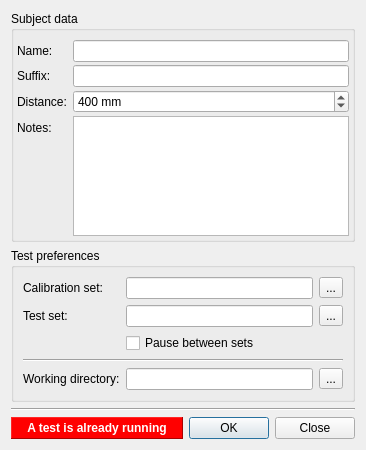
<?xml version="1.0" encoding="UTF-8"?>
<ui version="4.0">
 <class>ProfilemaskWindow</class>
 <widget class="QDialog" name="ProfilemaskWindow">
  <property name="geometry">
   <rect>
    <x>0</x>
    <y>0</y>
    <width>364</width>
    <height>450</height>
   </rect>
  </property>
  <property name="maximumSize">
   <size>
    <width>16777215</width>
    <height>500</height>
   </size>
  </property>
  <property name="windowTitle">
   <string>Record new test</string>
  </property>
  <layout class="QVBoxLayout" name="verticalLayout">
   <item>
    <widget class="QGroupBox" name="groupBox">
     <property name="sizePolicy">
      <sizepolicy hsizetype="Preferred" vsizetype="Expanding">
       <horstretch>0</horstretch>
       <verstretch>0</verstretch>
      </sizepolicy>
     </property>
     <property name="title">
      <string>Subject data</string>
     </property>
     <layout class="QFormLayout" name="formLayout">
      <property name="verticalSpacing">
       <number>3</number>
      </property>
      <property name="leftMargin">
       <number>3</number>
      </property>
      <property name="topMargin">
       <number>9</number>
      </property>
      <property name="rightMargin">
       <number>3</number>
      </property>
      <property name="bottomMargin">
       <number>3</number>
      </property>
      <item row="0" column="0">
       <widget class="QLabel" name="label">
        <property name="text">
         <string>Name:</string>
        </property>
       </widget>
      </item>
      <item row="0" column="1">
       <widget class="QLineEdit" name="lineName"/>
      </item>
      <item row="1" column="0">
       <widget class="QLabel" name="label_2">
        <property name="text">
         <string>Suffix:</string>
        </property>
       </widget>
      </item>
      <item row="1" column="1">
       <widget class="QLineEdit" name="lineSuffix"/>
      </item>
      <item row="3" column="1">
       <widget class="QSpinBox" name="spinDistance">
        <property name="buttonSymbols">
         <enum>QAbstractSpinBox::UpDownArrows</enum>
        </property>
        <property name="suffix">
         <string> mm</string>
        </property>
        <property name="maximum">
         <number>9999</number>
        </property>
        <property name="singleStep">
         <number>10</number>
        </property>
        <property name="value">
         <number>400</number>
        </property>
       </widget>
      </item>
      <item row="5" column="0">
       <widget class="QLabel" name="label_4">
        <property name="text">
         <string>Notes:</string>
        </property>
       </widget>
      </item>
      <item row="5" column="1">
       <widget class="QPlainTextEdit" name="editNotes"/>
      </item>
      <item row="3" column="0">
       <widget class="QLabel" name="label_3">
        <property name="text">
         <string>Distance:</string>
        </property>
       </widget>
      </item>
     </layout>
    </widget>
   </item>
   <item>
    <widget class="QGroupBox" name="groupBox_2">
     <property name="title">
      <string>Test preferences</string>
     </property>
     <layout class="QGridLayout" name="gridLayout">
      <item row="0" column="0">
       <widget class="QLabel" name="label_5">
        <property name="text">
         <string>Calibration set:</string>
        </property>
       </widget>
      </item>
      <item row="0" column="1">
       <widget class="QLineEdit" name="lineCalibrationSet"/>
      </item>
      <item row="2" column="0">
       <widget class="QLabel" name="label_6">
        <property name="text">
         <string>Test set:</string>
        </property>
       </widget>
      </item>
      <item row="2" column="1">
       <widget class="QLineEdit" name="lineTestSet"/>
      </item>
      <item row="3" column="1" colspan="2">
       <widget class="QCheckBox" name="checkPauseSets">
        <property name="text">
         <string>Pause between sets</string>
        </property>
       </widget>
      </item>
      <item row="5" column="0">
       <widget class="QLabel" name="label_7">
        <property name="text">
         <string>Working directory:</string>
        </property>
       </widget>
      </item>
      <item row="0" column="2">
       <widget class="QToolButton" name="buttonCalibrationSet">
        <property name="text">
         <string>...</string>
        </property>
       </widget>
      </item>
      <item row="2" column="2">
       <widget class="QToolButton" name="buttonTestSet">
        <property name="text">
         <string>...</string>
        </property>
       </widget>
      </item>
      <item row="5" column="1">
       <widget class="QLineEdit" name="lineWorkingDir"/>
      </item>
      <item row="5" column="2">
       <widget class="QToolButton" name="buttonWorkingDir">
        <property name="text">
         <string>...</string>
        </property>
       </widget>
      </item>
      <item row="4" column="0" colspan="3">
       <widget class="Line" name="line_2">
        <property name="orientation">
         <enum>Qt::Horizontal</enum>
        </property>
       </widget>
      </item>
     </layout>
    </widget>
   </item>
   <item>
    <widget class="Line" name="line">
     <property name="orientation">
      <enum>Qt::Horizontal</enum>
     </property>
    </widget>
   </item>
   <item>
    <layout class="QHBoxLayout" name="horizontalLayout">
     <property name="spacing">
      <number>6</number>
     </property>
     <item>
      <widget class="QLabel" name="labelRunning">
       <property name="sizePolicy">
        <sizepolicy hsizetype="Expanding" vsizetype="Preferred">
         <horstretch>0</horstretch>
         <verstretch>0</verstretch>
        </sizepolicy>
       </property>
       <property name="font">
        <font>
         <weight>75</weight>
         <bold>true</bold>
        </font>
       </property>
       <property name="styleSheet">
        <string notr="true">background-color:red; color:white;padding:0px 15px 0px 15px ;</string>
       </property>
       <property name="frameShape">
        <enum>QFrame::Panel</enum>
       </property>
       <property name="frameShadow">
        <enum>QFrame::Raised</enum>
       </property>
       <property name="text">
        <string>A test is already running</string>
       </property>
       <property name="textFormat">
        <enum>Qt::PlainText</enum>
       </property>
       <property name="alignment">
        <set>Qt::AlignCenter</set>
       </property>
      </widget>
     </item>
     <item>
      <widget class="QDialogButtonBox" name="buttonBox">
       <property name="sizePolicy">
        <sizepolicy hsizetype="Minimum" vsizetype="Fixed">
         <horstretch>0</horstretch>
         <verstretch>0</verstretch>
        </sizepolicy>
       </property>
       <property name="orientation">
        <enum>Qt::Horizontal</enum>
       </property>
       <property name="standardButtons">
        <set>QDialogButtonBox::Close|QDialogButtonBox::Ok</set>
       </property>
      </widget>
     </item>
    </layout>
   </item>
  </layout>
 </widget>
 <resources/>
 <connections>
  <connection>
   <sender>buttonBox</sender>
   <signal>rejected()</signal>
   <receiver>ProfilemaskWindow</receiver>
   <slot>reject()</slot>
   <hints>
    <hint type="sourcelabel">
     <x>316</x>
     <y>260</y>
    </hint>
    <hint type="destinationlabel">
     <x>286</x>
     <y>274</y>
    </hint>
   </hints>
  </connection>
 </connections>
</ui>
